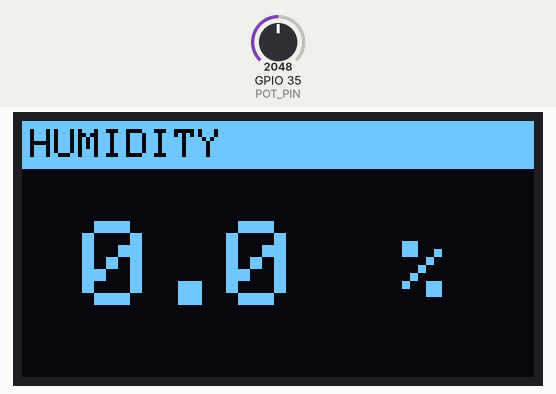
Simulated run of this sketch. Board: ESP32. On the bench: 128×64 one-colour display. The test bench sets the inputs (shaded band); at power-on: GPIO 35 (POT_PIN) = 2048. WiFi joins after 1.5 s; servers stay silent unless stated; what the sketch prints to the serial monitor is not drawn.

Above: at 5.8 s.
5.9 s: GPIO 35 (POT_PIN) set to 2866
At 6.8 s:
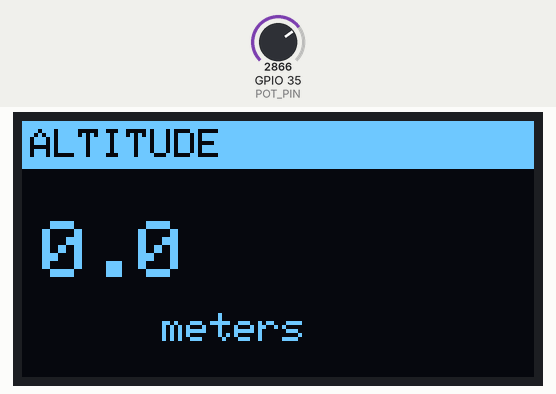
7.4 s: GPIO 35 (POT_PIN) set to 3603
At 8.6 s:
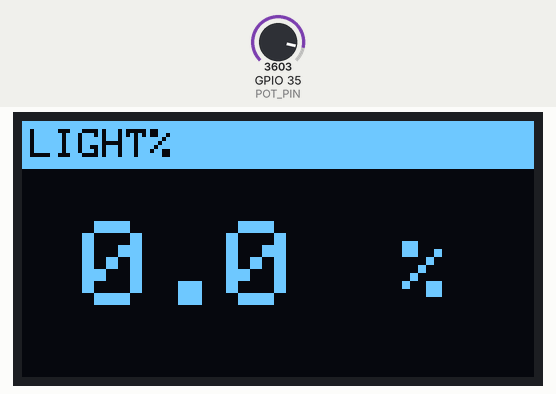
8.9 s: GPIO 35 (POT_PIN) set to 1228
At 9.3 s:
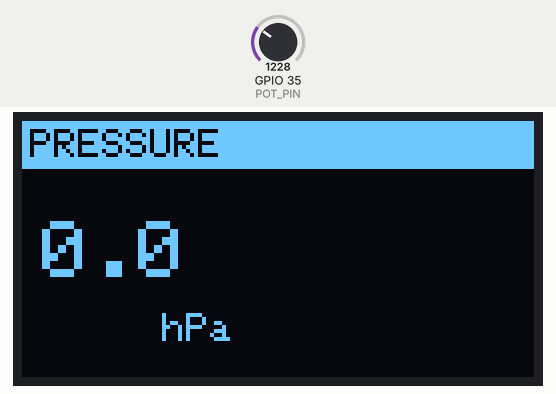
10.4 s: GPIO 35 (POT_PIN) set to 491
At 11.1 s:
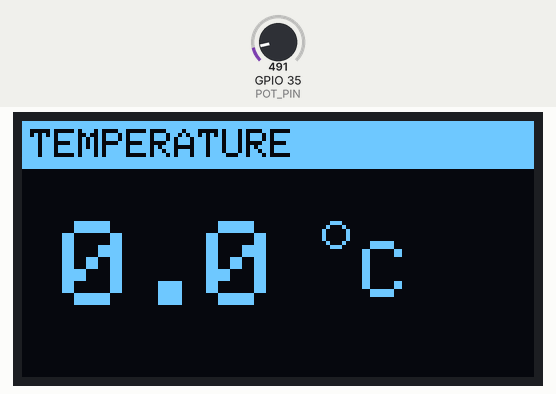
12.0 s: GPIO 35 (POT_PIN) set to 2047
At 12.9 s:
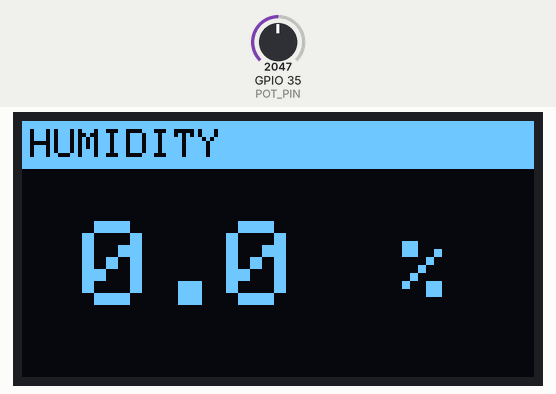
13.5 s: GPIO 35 (POT_PIN) set to 216
At 14.8 s:
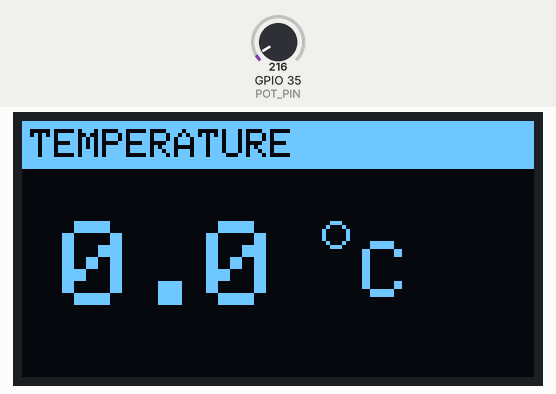
Timing chart, 0 to 16.0 s (numbered marks = the images above; inputs shaded):
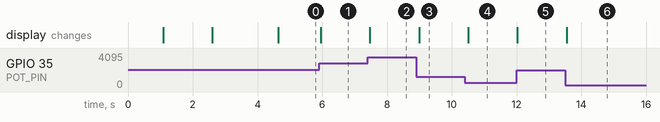

Measured:
- after the input at 5.9 s, the display: changes after 0.05 s (image 1)
- after the input at 7.4 s, the display: changes after 0.07 s (image 2)
- after the input at 8.9 s, the display: changes after 0.09 s (image 3)
- after the input at 10.4 s, the display: changes after 0.11 s (image 4)
- after the input at 12.0 s, the display: changes at once (image 5)
- after the input at 13.5 s, the display: changes after 0.05 s (image 6)

The sketch:

weather_station.ino
```cpp
#include <WiFi.h>
#include <WebSocketsClient.h>
#include <Wire.h>
#include <Adafruit_BMP085.h>
#include <ArduinoJson.h>
#include <Adafruit_GFX.h>
#include <Adafruit_SSD1306.h>

// OLED Display settings
#define SCREEN_WIDTH 128
#define SCREEN_HEIGHT 64
#define OLED_RESET -1
#define OLED_SDA 26
#define OLED_SCL 27

// BMP180 I2C pins
#define BMP_SDA 21
#define BMP_SCL 22

// Sensor pins
#define LDR_PIN 34
#define POT_PIN 35

// Create separate I2C buses
TwoWire I2C_OLED = TwoWire(0);
TwoWire I2C_BMP = TwoWire(1);

// Initialize display and sensor
Adafruit_SSD1306 display(SCREEN_WIDTH, SCREEN_HEIGHT, &I2C_OLED, OLED_RESET);
Adafruit_BMP085 bmp;

// WiFi credentials
const char* ssid = "SSID";
const char* password = "Password";

// Python server details
const char* ws_host = "Server address";
const uint16_t ws_port = 8765;

WebSocketsClient webSocket;

// Display mode (0-4 for 5 different readings)
int displayMode = 0;
unsigned long lastPotRead = 0;

// Store latest readings
float currentTemp = 0;
float currentPressure = 0;
float currentHumidity = 0;
float currentAltitude = 0;
float currentLight = 0;

void setup() {
  Serial.begin(115200);

  // Initialize separate I2C buses
  I2C_OLED.begin(OLED_SDA, OLED_SCL, 100000);
  I2C_BMP.begin(BMP_SDA, BMP_SCL, 100000);

  // Initialize OLED
  if(!display.begin(SSD1306_SWITCHCAPVCC, 0x3C)) {
    Serial.println("SSD1306 allocation failed");
    while(1);
  }

  display.clearDisplay();
  display.setTextColor(SSD1306_WHITE);
  display.setTextSize(1);
  display.setCursor(0, 0);
  display.println("Weather Station");
  display.println("Initializing...");
  display.display();
  delay(1000);

  // Initialize BMP180
  if (!bmp.begin(BMP085_STANDARD, &I2C_BMP)) {
    Serial.println("BMP180 not found!");
    display.clearDisplay();
    display.setCursor(0, 0);
    display.println("BMP180 Error!");
    display.display();
    while (1) {}
  }

  // Connect to WiFi
  WiFi.begin(ssid, password);
  Serial.print("Connecting to WiFi");
  display.clearDisplay();
  display.setCursor(0, 0);
  display.println("Connecting WiFi...");
  display.display();

  while (WiFi.status() != WL_CONNECTED) {
    delay(500);
    Serial.print(".");
  }

  Serial.println("\nWiFi Connected!");
  Serial.print("IP: ");
  Serial.println(WiFi.localIP());

  display.clearDisplay();
  display.setCursor(0, 0);
  display.println("WiFi Connected!");
  display.print("IP: ");
  display.println(WiFi.localIP());
  display.display();
  delay(2000);

  // Connect to WebSocket
  webSocket.begin(ws_host, ws_port, "/");
  webSocket.onEvent(webSocketEvent);
  webSocket.setReconnectInterval(5000);
  webSocket.enableHeartbeat(15000, 3000, 2);

  Serial.println("Connecting to WebSocket server...");
}

void loop() {
  webSocket.loop();

  // Read potentiometer every 100ms to change display mode
  if (millis() - lastPotRead > 100) {
    lastPotRead = millis();
    int potValue = analogRead(POT_PIN);

    // Map 0-4095 to 0-4 (5 modes)
    int newMode = map(potValue, 0, 4095, 0, 5);
    if (newMode > 4) newMode = 4;

    if (newMode != displayMode) {
      displayMode = newMode;
      Serial.print("Display Mode: ");
      Serial.println(displayMode);
      updateDisplay();
    }
  }

  // Read sensors every 5 seconds
  static unsigned long lastRead = 0;
  if (millis() - lastRead > 5000) {
    lastRead = millis();
    sendSensorData();
  }
}

void sendSensorData() {
  // Check if WebSocket is connected
  if (!webSocket.isConnected()) {
    Serial.println("Not connected, skipping send");
    return;
  }

  // Read BMP180
  currentTemp = bmp.readTemperature();
  currentPressure = bmp.readPressure() / 100.0;
  currentAltitude = bmp.readAltitude(101325);

  // Read LDR
  int ldrValue = analogRead(LDR_PIN);
  currentLight = 100.0 - ((ldrValue / 4095.0) * 100);

  // Calculate humidity (approximation)
  currentHumidity = 50.0 + (25.0 - currentTemp) * 0.5;

  // Create JSON
  StaticJsonDocument<256> doc;
  doc["temperature"] = currentTemp;
  doc["pressure"] = currentPressure;
  doc["humidity"] = currentHumidity;
  doc["altitude"] = currentAltitude;
  doc["light"] = currentLight;
  doc["timestamp"] = millis();

  String jsonString;
  serializeJson(doc, jsonString);

  // Send via WebSocket
  webSocket.sendTXT(jsonString);

  Serial.println("Sent: " + jsonString);

  // Update display with new data
  updateDisplay();
}

void updateDisplay() {
  display.clearDisplay();
  display.setTextSize(1);
  display.setTextColor(SSD1306_WHITE);

  // Title bar
  display.fillRect(0, 0, 128, 12, SSD1306_WHITE);
  display.setTextColor(SSD1306_BLACK);
  display.setCursor(2, 2);

  switch(displayMode) {
    case 0:
      display.print("TEMPERATURE");
      display.setTextColor(SSD1306_WHITE);
      display.setTextSize(3);
      display.setCursor(10, 25);
      display.print(currentTemp, 1);
      display.setTextSize(2);
      display.setCursor(85, 30);
      display.print("C");
      display.drawCircle(78, 28, 3, SSD1306_WHITE);
      break;

    case 1:
      display.print("PRESSURE");
      display.setTextColor(SSD1306_WHITE);
      display.setTextSize(2);
      display.setCursor(5, 25);
      display.print(currentPressure, 1);
      display.setTextSize(1);
      display.setCursor(35, 48);
      display.print("hPa");
      break;

    case 2:
      display.print("HUMIDITY");
      display.setTextColor(SSD1306_WHITE);
      display.setTextSize(3);
      display.setCursor(15, 25);
      display.print(currentHumidity, 1);
      display.setTextSize(2);
      display.setCursor(95, 30);
      display.print("%");
      break;

    case 3:
      display.print("ALTITUDE");
      display.setTextColor(SSD1306_WHITE);
      display.setTextSize(2);
      display.setCursor(5, 25);
      display.print(currentAltitude, 1);
      display.setTextSize(1);
      display.setCursor(35, 48);
      display.print("meters");
      break;

    case 4:
      display.print("LIGHT%");
      display.setTextColor(SSD1306_WHITE);
      display.setTextSize(3);
      display.setCursor(15, 25);
      display.print(currentLight, 1);
      display.setTextSize(2);
      display.setCursor(95, 30);
      display.print("%");
      break;
  }

  display.display();
}

void webSocketEvent(WStype_t type, uint8_t * payload, size_t length) {
  switch(type) {
    case WStype_DISCONNECTED:
      Serial.println("WebSocket Disconnected");
      break;
    case WStype_CONNECTED:
      Serial.println("WebSocket Connected!");
      break;
    case WStype_TEXT:
      Serial.printf("Server reply: %s\n", payload);
      break;
    case WStype_ERROR:
      Serial.println("WebSocket Error");
      break;
  }
}
```
